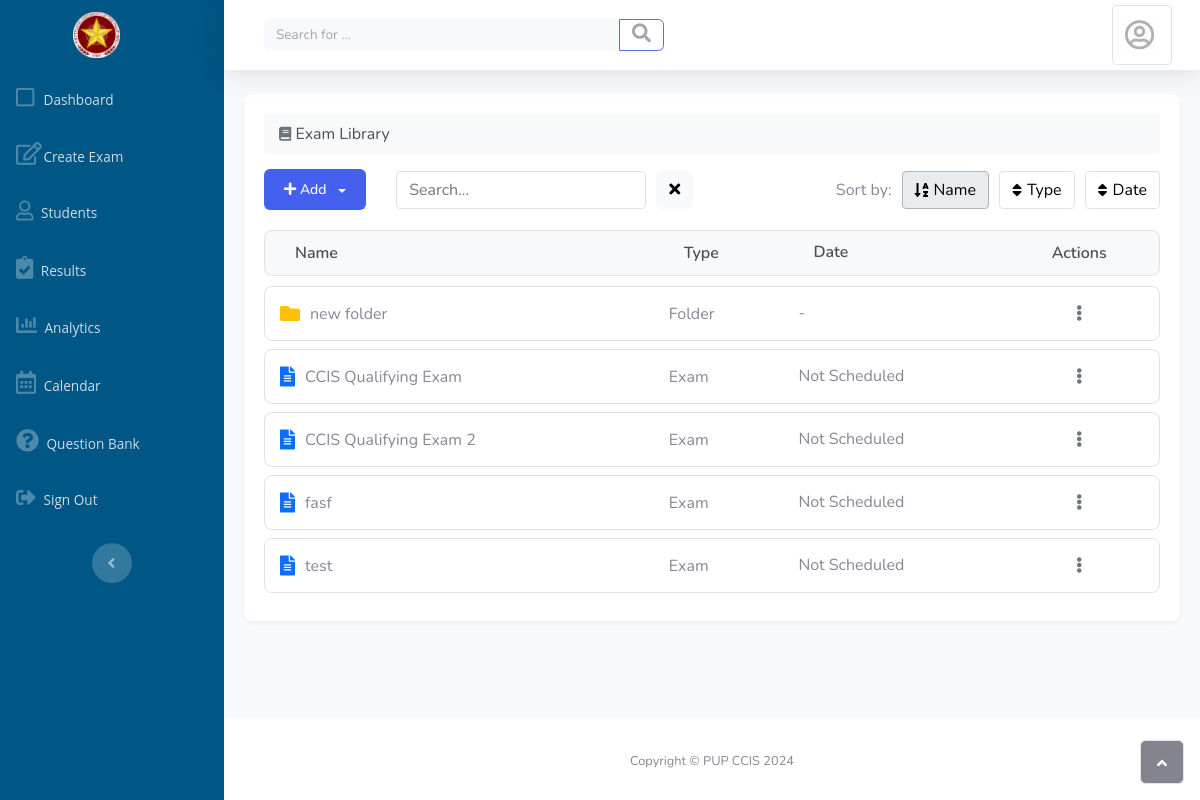
Page /admin/create-exam.php on the earlier database version.
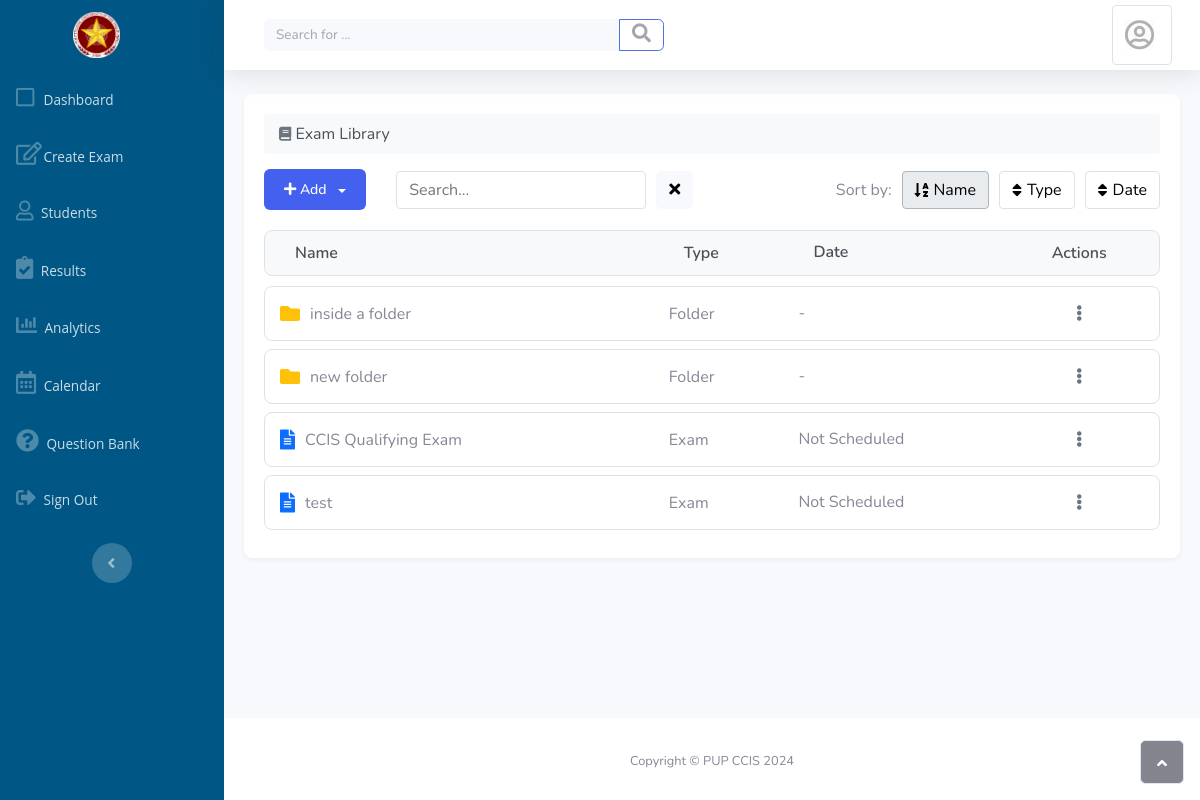
Same page on the later database version.
### tables this page shows
CREATE TABLE `folders` (
  `folder_id` int NOT NULL,
  `folder_name` varchar(255) NOT NULL,
  `created_at` timestamp NULL DEFAULT CURRENT_TIMESTAMP,
  `parent_folder_id` int DEFAULT NULL
);

CREATE TABLE `exams` (
  `exam_id` int NOT NULL,
  `exam_name` varchar(255) NOT NULL,
  `description` text,
  `duration` varchar(50) NOT NULL,
  `schedule_date` date NOT NULL,
  `created_at` timestamp NULL DEFAULT CURRENT_TIMESTAMP,
  `folder_id` int DEFAULT NULL,
  `student_type` enum('tech','non-tech') DEFAULT NULL,
  `student_year` year DEFAULT NULL
);

### admin/create-exam.php (the view, shortened to what the changed rows need)
<?php
require_once '../config/config.php';
$folderId = isset($_GET['folder_id']) ? $_GET['folder_id'] : null;
if ($folderId) {
    $stmt = $conn->prepare("SELECT * FROM exams WHERE folder_id = ?");
    $stmt->bind_param("i", $folderId);
} else {
    $stmt = $conn->prepare("SELECT * FROM exams WHERE folder_id IS NULL");
}
$stmt->execute();
$result = $stmt->get_result();
function isExamScheduled($exam) {
    return $exam['status'] === 'scheduled' && !empty($exam['exam_date']) && !empty($exam['exam_time']);
}
?>
<!DOCTYPE html>
<html lang="en" data-bs-theme="light">
<head>
    <link rel="stylesheet" href="assets/bootstrap/css/bootstrap.min.css">
    <link rel="stylesheet" href="assets/fonts/fontawesome-all.min.css">
    <link rel="stylesheet" href="assets/css/styles.min.css">
</head>
<body id="page-top">
    <div id="wrapper">
        <div id="content-wrapper" class="d-flex flex-column">
            <div id="content">
                <div class="content-container">
                    <div class="folder-list" id="folderList">
                        <?php
                        include_once('../config/config.php');
                        $folder_sql = "SELECT * FROM folders WHERE " .
                            ($folderId ? "parent_folder_id = " . intval($folderId) : "parent_folder_id IS NULL") .
                            " ORDER BY folder_id DESC";
                        $folder_result = $conn->query($folder_sql);
                        if ($folder_result->num_rows > 0) {
                            while ($folder = $folder_result->fetch_assoc()) {
                                echo "<div class='folder-item' onclick='viewFolder({$folder['folder_id']})'>";
                                echo "<div class='name-col'>";
                                echo "<i class='fas fa-folder folder-icon'></i>";
                                echo $folder['folder_name'];
                                echo "</div>";
                                echo "<div class='type-col'>Folder</div>";
                                echo "<div class='date-col'>-</div>";
                                echo "<div class='actions-col'>
                                        <div class='dropdown' onclick='event.stopPropagation();'>
                                            <button class='btn btn-link dropdown-toggle' type='button' data-bs-toggle='dropdown' aria-expanded='false'>
                                                <i class='fas fa-ellipsis-v'></i>
                                            </button>
                                            <div class='dropdown-menu dropdown-menu-end'>
                                                <a class='dropdown-item' href='#' onclick='event.stopPropagation(); editFolder({$folder['folder_id']}, \"{$folder['folder_name']}\")'>
                                                    <i class='fas fa-edit'></i> Edit
                                                </a>
                                                <a class='dropdown-item text-danger' href='javascript:void(0);' onclick='event.stopPropagation(); deleteFolder({$folder['folder_id']});'>
                                                    <i class='fas fa-trash'></i> Delete
                                                </a>
                                            </div>
                                        </div>
                                     </div>";
                                echo "</div>";
                            }
                        }
                        if ($result->num_rows > 0) {
                            while($row = $result->fetch_assoc()) {
                                echo "<div class='exam-item' onclick='openExam({$row['exam_id']})'>";
                                echo "<div class='name-col'>";
                                echo "<i class='fas fa-file-alt exam-icon'></i>";
                                echo $row['exam_name'];
                                echo "</div>";
                                echo "<div class='type-col'>Exam</div>";
                                if (isExamScheduled($row)) {
                                    $status = getExamStatus($row);
                                    echo "<div class='date-col'>Date: " . date('Y-m-d', strtotime($row['exam_date'])) .
                                         "<br>Time: " . date('h:i A', strtotime($row['exam_time'])) .
                                         "<br><span class='badge bg-" . $status['class'] . "'>" . $status['text'] . "</span></div>";
                                } else {
                                    echo "<div class='date-col'>Not Scheduled</div>";
                                }
                                echo '<div class="actions-col">
                                        <div class="dropdown" onclick="event.stopPropagation();">
                                            <button class="btn btn-link dropdown-toggle" type="button" data-bs-toggle="dropdown" aria-expanded="false">
                                                <i class="fas fa-ellipsis-v"></i>
                                            </button>
                                            <ul class="dropdown-menu dropdown-menu-end">
                                                <li><a class="dropdown-item" href="#" onclick="event.stopPropagation(); editExam(' . $row['exam_id'] . ', \'' . htmlspecialchars($row['exam_name']) . '\', \'' . htmlspecialchars($row['description']) . '\', ' . $row['duration'] . ', \'' . $row['exam_date'] . '\', \'' . $row['exam_time'] . '\')">
                                                    <i class="fas fa-edit"></i> Edit
                                                </a></li>
                                                <li><a class="dropdown-item text-danger" href="#" onclick="event.stopPropagation(); deleteExam(' . $row['exam_id'] . ')">
                                                    <i class="fas fa-trash"></i> Delete
                                                </a></li>
                                                <li><a class="dropdown-item" href="test2.php?exam_id=' . $row['exam_id'] . '" onclick="event.stopPropagation();">
                                                    <i class="fas fa-question-circle"></i> Manage Questions
                                                </a></li>
                                                <li><a class="dropdown-item" href="#" onclick="event.stopPropagation(); openMoveModal(' . $row['exam_id'] . ')">
                                                    <i class="fas fa-arrows-alt"></i> Move
                                                </a></li>
                                                <li><a class="dropdown-item" href="#" onclick="event.stopPropagation(); openCopyModal(' . $row['exam_id'] . ')">
                                                    <i class="fas fa-copy"></i> Copy
                                                </a></li>
                                            </ul>
                                        </div>
                                    </div>';
                                echo "</div>";
                            }
                        }
                        ?>
                    </div>
                </div>
            </div>
            <?php include 'footer.php'; ?>
        </div>
    </div>
</body>
</html>

Differences in the rows shown:
removed exams: exam_name "CCIS Qualifying Exam 2", status "Not Scheduled"
no longer on this page (row edited): exams: exam_name "fasf", status "Not Scheduled"
added folders: folder_name "inside a folder"
